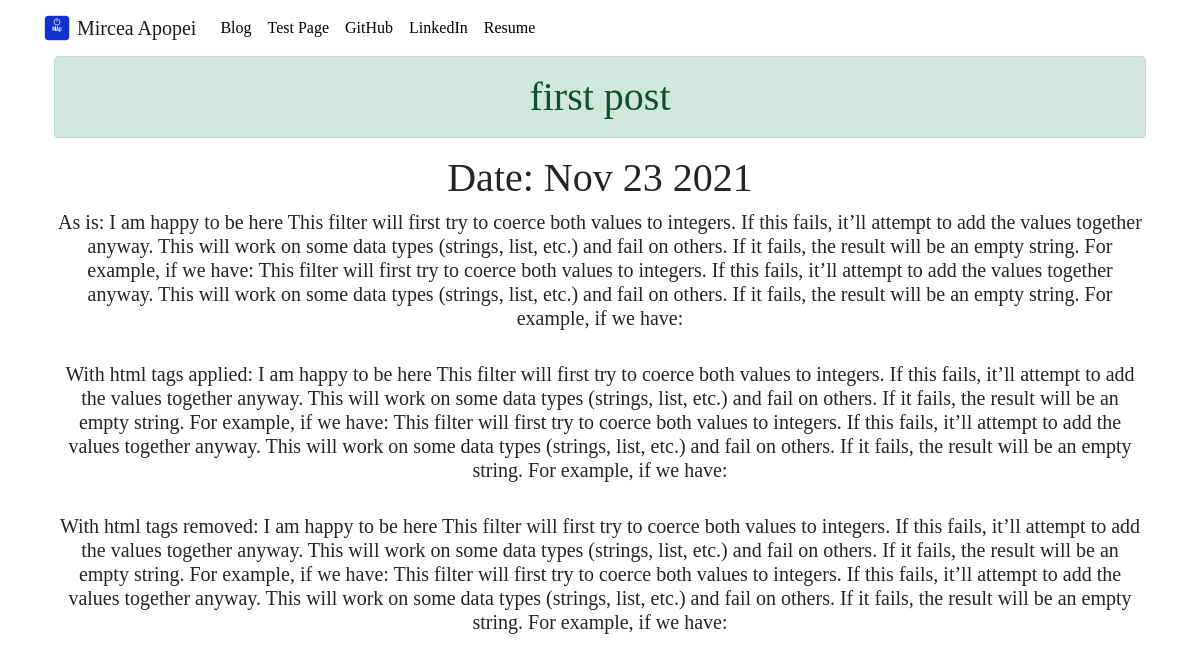
Page /blog/1/ on the committed database.
### blog/models.py (models this page shows, shortened)
class Blog(models.Model):
    title = models.CharField(max_length=100)
    date = models.DateField(default=datetime.now())
    content = models.TextField()

### blog/views.py (the view)
# urls.py: path('<int:blog_id>/', views.blog_detail_view, name='blog_detail'),
def blog_detail_view(request, blog_id):
    blog = get_object_or_404(Blog, pk=blog_id)
    context = {
        'blog': blog
    }
    return render(request, 'blog/blog_detail.html', context)

### templates/blog/blog_detail.html (shortened to what this page needs)
{% extends 'base.html' %}
{% load static %}
{% block body %}
    <div class="container text-center">
        <h1 class="alert alert-success">{{ blog.title }}</h1>
        <h1>Date: {{ blog.date|date:'M d Y' }}</h1>
        <h5>As is: {{ blog.content}}</h5>
        <br>
        <h5>With html tags applied: {{ blog.content|safe}}</h5>
        <br>
        <h5>With html tags removed: {{ blog.content|striptags}}</h5>
        <br>
    </div>
{% endblock %}

### static/portofolio/custom.css (style rules this page uses)
body { font-family: 'Cormorant Garamond', serif; }

### rows in the picture
Blog: title "first post", date "Nov 23 2021", content "I am happy to be here This filter will first try to coerce both values to integers. If this fails, it’ll attempt to add the values together anyway. This will work on some data types (strings, list, etc.) and fail on others. If it fails, the result will be an empty string. For example, if we have: This filter will first try to coerce both values to integers. If this fails, it’ll attempt to add the values together anyway. This will work on some data types (strings, list, etc.) and fail on others. If it fails, the result will be an empty string. For example, if we have:"
